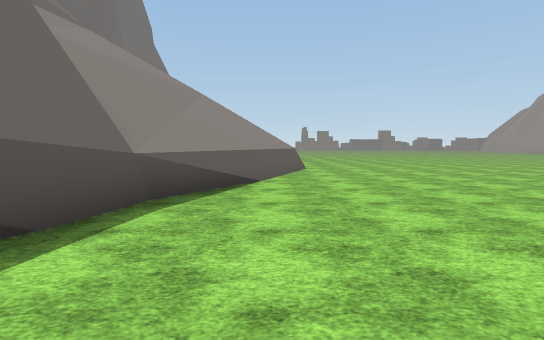
View 1 (above)

16 first-person views from a walk through a scene from a Unity 3-D project. The camera is 1.3 m above the floor, tilts 4° down and sees 80° across. The floor is counted in squares, 2 m on a side. Each view is taken from the middle of a square. On the plan, view 1 faces up. The plan holds only what a view shows up to about 10 squares ahead; the rest is blank. The place goes on beyond the plan. Flat ground stands in for the terrain. The player character is not drawn. Some animated figures are left out. Some surface patterns are stand-ins.

View 2
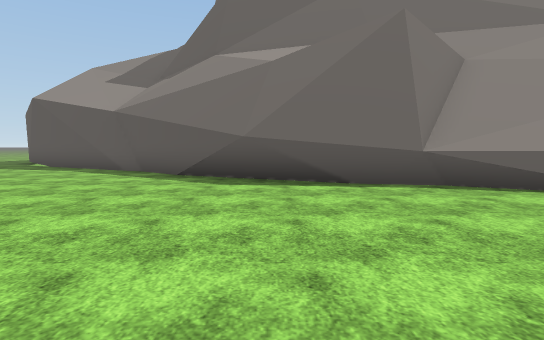

View 3
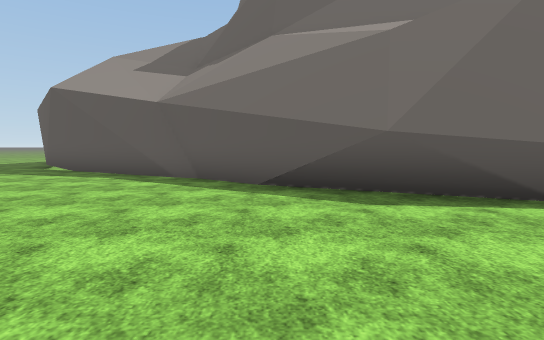

View 4
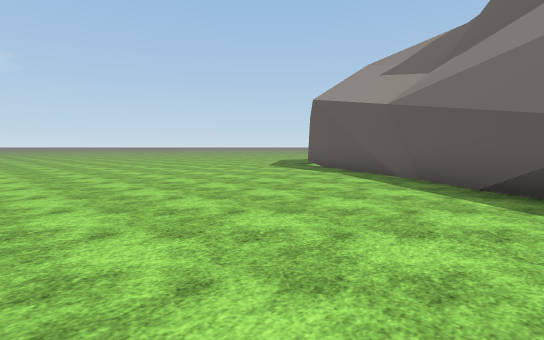

View 5
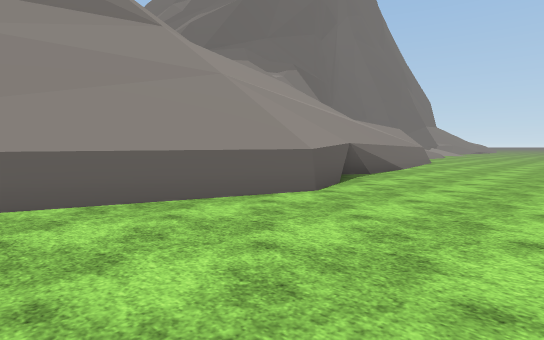

View 6
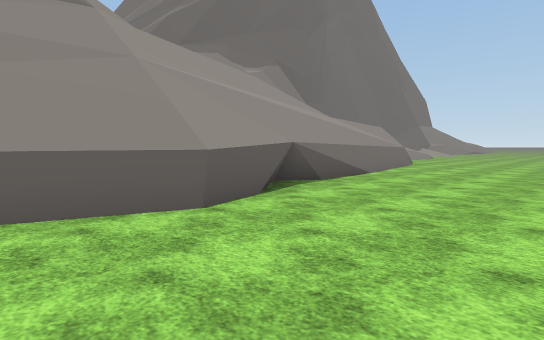

View 7
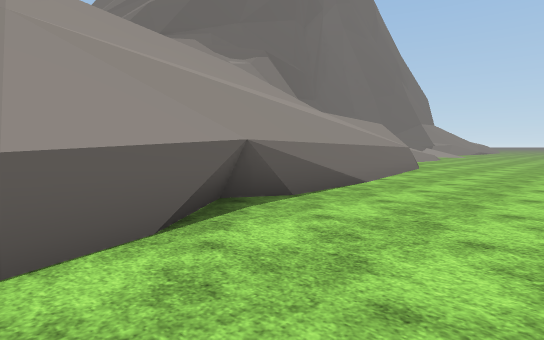

View 8
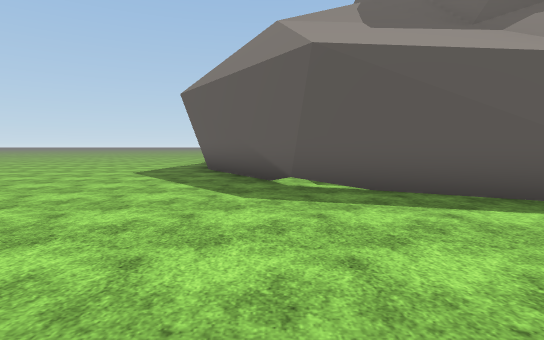

View 9
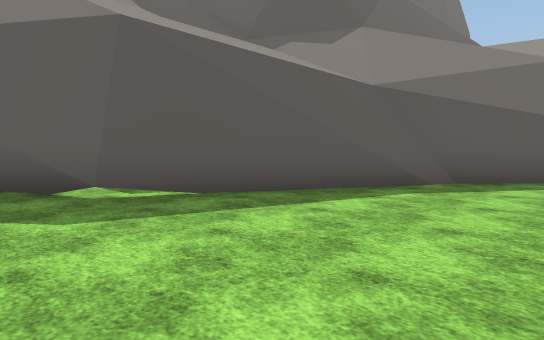

View 10
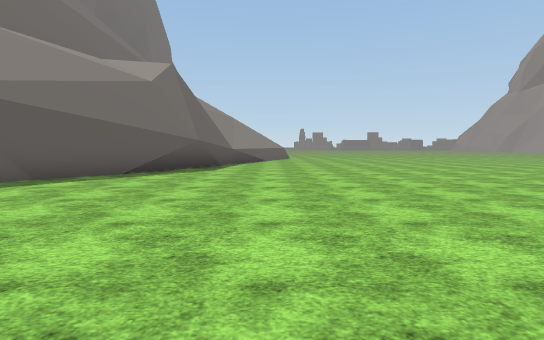

View 11
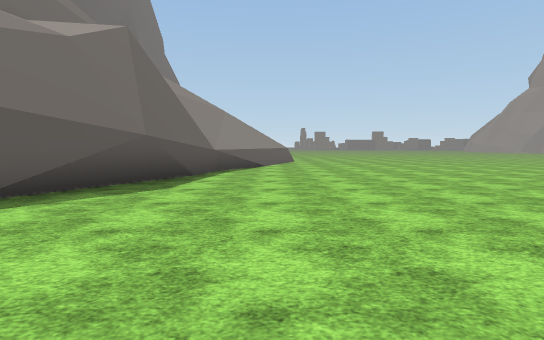

View 12
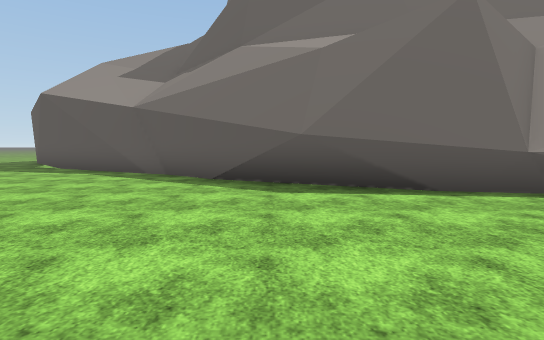

View 13
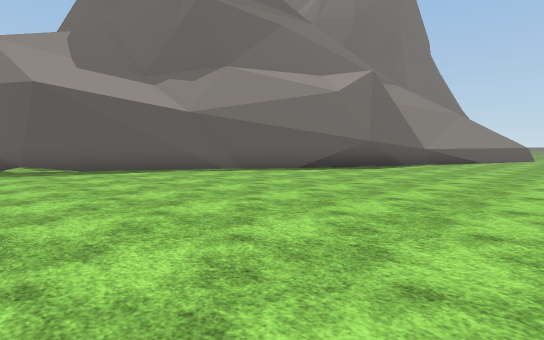

View 14
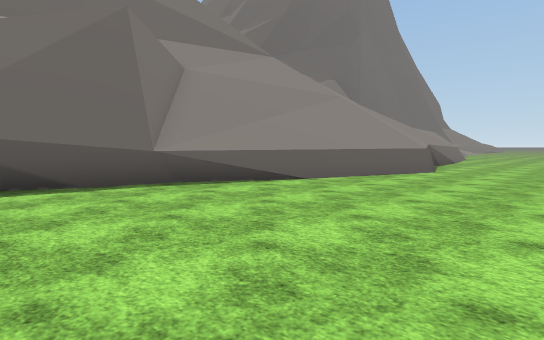

View 15
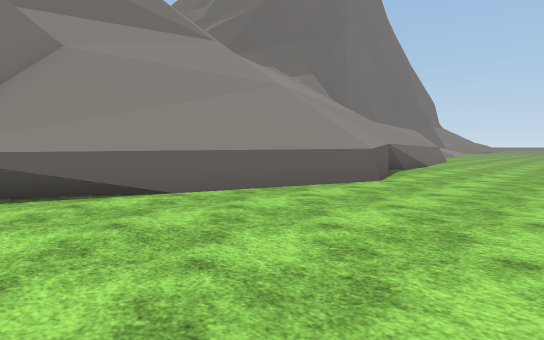

View 16
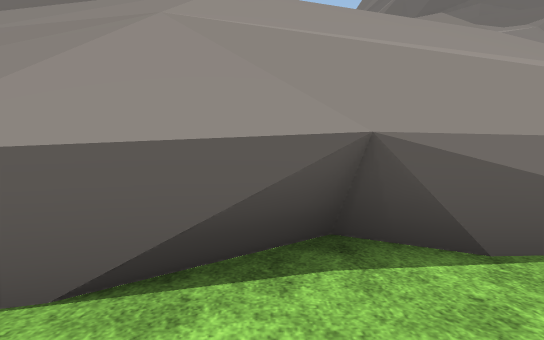

### Floor plan
Key: @ floor where view 1 was taken; # wall or solid block; . main floor; : floor 8.5 m higher than the main floor; / step, stairs or slope; = window, fence, low wall or low ledge; ^ raised ledge; v drop or lower ground.
Columns run from 12 left of view 1 to 4 right of it. Each row starts with its distance up from view 1.
 17      ///////....
 16      ///////=...
 15      ://////v...
 14      ://////v...
 13       //////v....
 12      ///////#....
 11      ////////....
 10      /=//////#...
  9      #=//////....
  8      =//////=....
  7      #//////=....
  6      ^//////.....
  5      ^/ #//=.....
  4     ^#//v###.....
  3     ^#///v#......
  2     ^////v#......
  1     ^////##......
  0     #///v#..@....
 -1    ^#///#........
 -2    #///##........
 -3 ^^^#///#.........
 -4 //////##.........
 -5 //////#..........
 -6 //////..........
 -7 /////#..........
 -8 ///##...........
 -9 ///#............

Where each view was taken, in squares from view 1:
view 1: 0 up, 0 right, facing up
view 2: 1 up, 4 right, facing left
view 3: 1 down, 2 right, facing left
view 4: 0 up, 2 right, facing down-left
view 5: 6 up, 4 right, facing up-left
view 6: 8 up, 4 right, facing up-left
view 7: 10 up, 3 right, facing up-left
view 8: 8 down, 2 left, facing left
view 9: 9 down, 3 left, facing up-left
view 10: 9 down, 0 right, facing up
view 11: 5 down, 0 right, facing up
view 12: 0 up, 3 right, facing left
view 13: 9 down, 3 right, facing up-left
view 14: 1 up, 4 right, facing up-left
view 15: 4 up, 4 right, facing up-left
view 16: 12 up, 2 right, facing left
